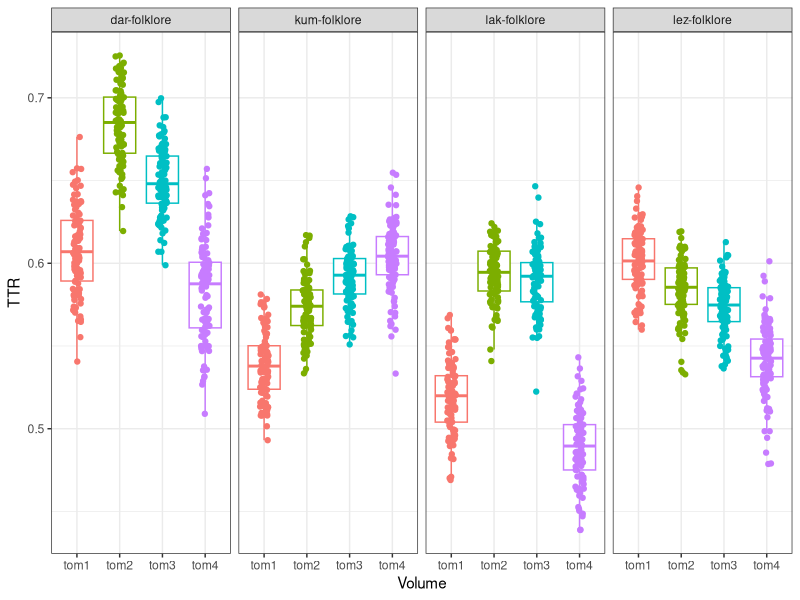

Write R code to recreate this figure.
## ---- chunk 1
library("tidyverse")
## ---- chunk 2
df <- read.csv("volume_comparison_100_datapoints_per_volume.txt", header = TRUE, sep = ",")
summary(df)
## ---- chunk 3
df %>%
  filter(Language == "kum-folklore") -> df1
df1
## ---- chunk 4
aov_res <- aov(TTR ~ Volume, data = df1)
summary(aov_res)
## ---- chunk 5
library("ggpubr")
## ---- chunk 6
df  %>%
  ggplot(aes(Volume, TTR, color = Volume))+
  geom_boxplot(outlier.shape = NA)+
  geom_jitter(width = 0.1)+
  labs(x = "Volume",
       y = "TTR")+
  theme_bw()+
  theme(legend.position = "none")+
  facet_grid(cols = vars(Language))
